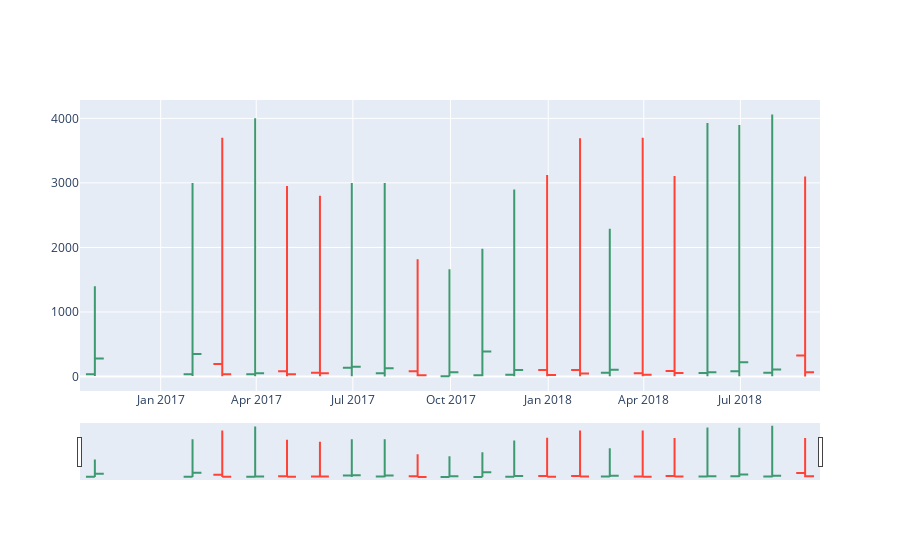
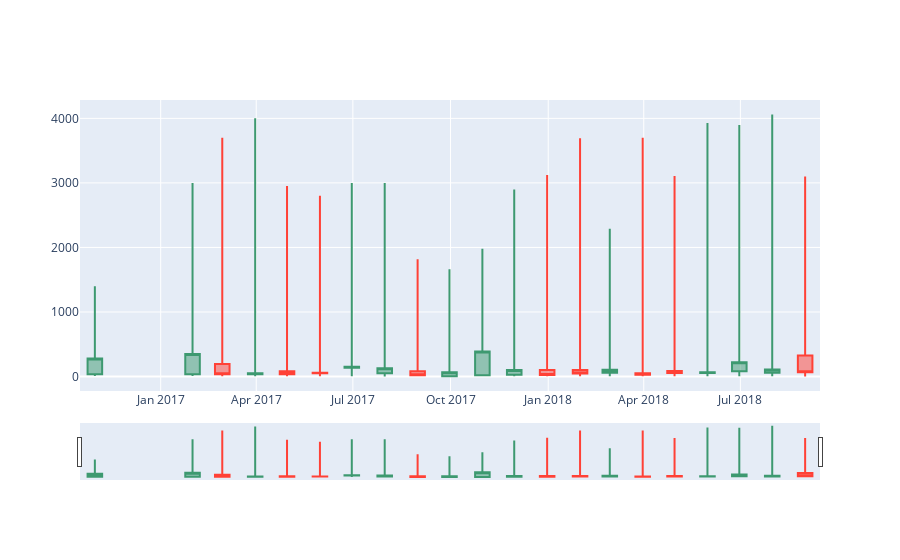

The notebook cell these images were saved under, in order:
### Code cell
fig_ohlc = go.Figure(data=go.Ohlc(x=price_month_ohlc.index,
                    open=price_month_ohlc['open'],
                    high=price_month_ohlc['high'],
                    low=price_month_ohlc['low'],
                    close=price_month_ohlc['close']))
fig_ohlc.show()

fig_candlestick = go.Figure(data=[go.Candlestick(x=price_month_ohlc.index,
                open=price_month_ohlc['open'],
                high=price_month_ohlc['high'],
                low=price_month_ohlc['low'],
                close=price_month_ohlc['close'])])

fig_candlestick.show()
